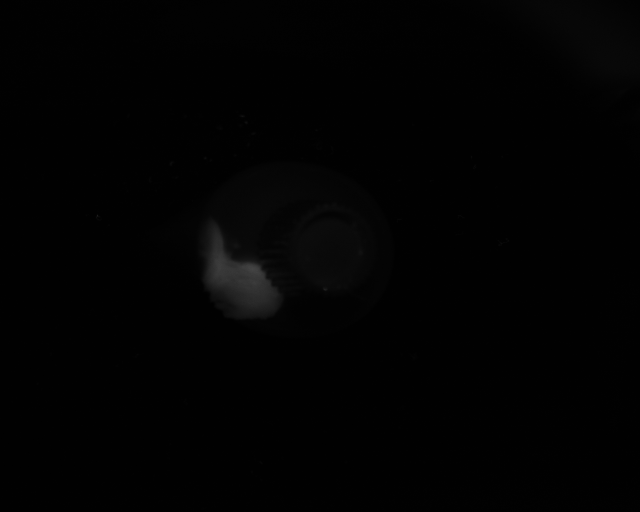
#> input picture all_pos/bjelenabjelem1.png, 1280 x 1024 px, found by its file name (shown at 1/2 size); its folder holds only this picture in this run
$ python cv_final.py
#> lines starting #> are read from the running program, lines starting #| are printed output that depends on the picture
import cv2
import numpy as np
from matplotlib import pyplot as plt
import skimage
from skimage import exposure
from os import listdir
from os.path import join

fpath = 'C:\\Users\\SARA\\Desktop\\school\\VSC_proj\\all_pos\\'
cvfiles = [join(fpath, directory) for directory in listdir(fpath)]

for path in cvfiles:
    img = cv2.imread(path, 0)
#> img is the input picture: shape (1024, 1280); min 0, max 71, mean 2.1
    gamma_corrected = exposure.adjust_gamma(img, 1.8)       #
    log_corrected = exposure.adjust_log(gamma_corrected, 2) # na riadenie kontrastu a brightness
    img = log_corrected

    ksize = 69
    median_filter = cv2.medianBlur(img, ksize)
    img = median_filter

    ret,thresh5 = cv2.threshold(img,80,255,cv2.THRESH_TOZERO_INV)
    img = thresh5


    scale_factor = 10000
    # create a mask
    mask = np.zeros(img.shape[:2], np.uint8)
    mask[200:700, 200:800] = 255
    masked_img = cv2.bitwise_and(img, img, mask=mask)

    # Calculate histogram with mask and without mask
    hist_full1 = cv2.calcHist([img], [0], None, [256], [0, 256])
#> hist_full1 = 256 values, max 1263437 at index 0, min 0 at index 1, mean 5120
    hist_mask1 = cv2.calcHist([img], [0], mask, [256], [0, 256])
#> hist_mask1 = 256 values, max 252717 at index 0, min 0 at index 1, mean 1171.9
    hist_concat = hist_full1[2:]
#> hist_concat = 254 values, max 30731 at index 0, min 0 at index 1, mean 186.2
    hist_mask_concat = hist_mask1[2:]
#> hist_mask_concat has the same summary as hist_concat

    white_vals = hist_concat[0]
#> white_vals = [30731]
    if white_vals != [0.]:
        eval = 'POSITIVE on contamination'
    else:
        eval = 'NEGATIVE on contamination'

    print (white_vals)
#| [30731.]
    print ('Evaluation of the product:', eval)

    plt.figure()
    plt.subplot(221), plt.imshow(img, 'gray')
    plt.subplot(222), plt.imshow(mask, 'gray')
    plt.subplot(223), plt.imshow(masked_img, 'gray')
    #plt.subplot(224), plt.plot(hist_full1/scale_factor, color='r'), plt.plot(hist_mask1/scale_factor, color='g')
    plt.subplot(224), plt.plot(hist_concat, color='r')#, plt.plot(hist_mask_concat, color='g')
    #plt.xlim([0, 256])
    plt.xlim([-10, 256])
    #plt.ylim([0,100])
    plt.grid()

    plt.show()
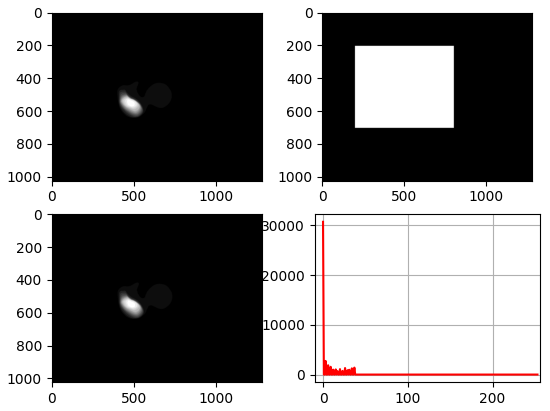
#> figure drawn by matplotlib, 4 panels; panel 4: curve peaks at x = 0, y = 30731


$ run again, on all_pos/bjelenabjelem17.png
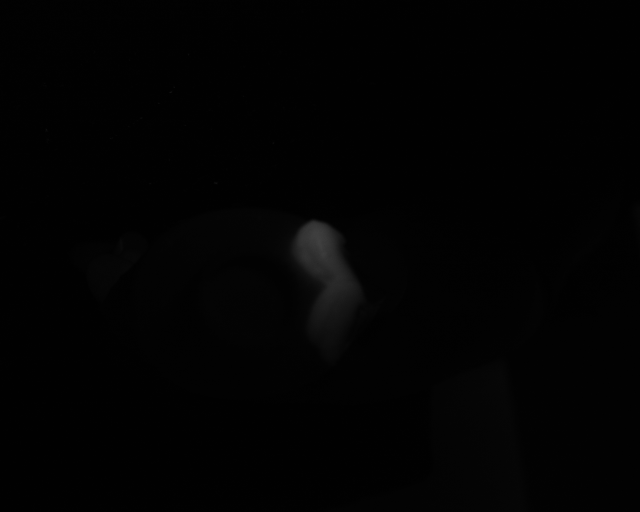
#> input picture all_pos/bjelenabjelem17.png, 1280 x 1024 px, found by its file name (shown at 1/2 size)
#> img is the input picture: shape (1024, 1280); min 0, max 65, mean 2.1
#> hist_full1 = 256 values, max 1285490 at index 0, min 0 at index 1, mean 5120
#> hist_mask1 = 256 values, max 274799 at index 0, min 0 at index 1, mean 1171.9
#> hist_concat = 254 values, max 7130 at index 0, min 0 at index 1, mean 99.33
#> hist_mask_concat = 254 values, max 7101 at index 0, min 0 at index 1, mean 99.22
#> white_vals = [7130]
#| [7130.]
#> `plt.show()`:
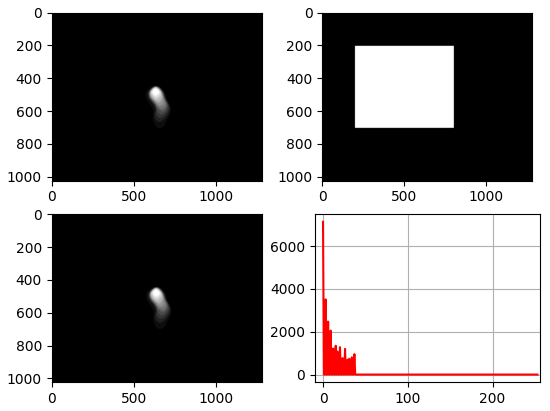
#> figure drawn by matplotlib, 4 panels; panel 4: curve peaks at x = 0, y = 7130

$ run again, on all_pos/bjelenabjelem18.png
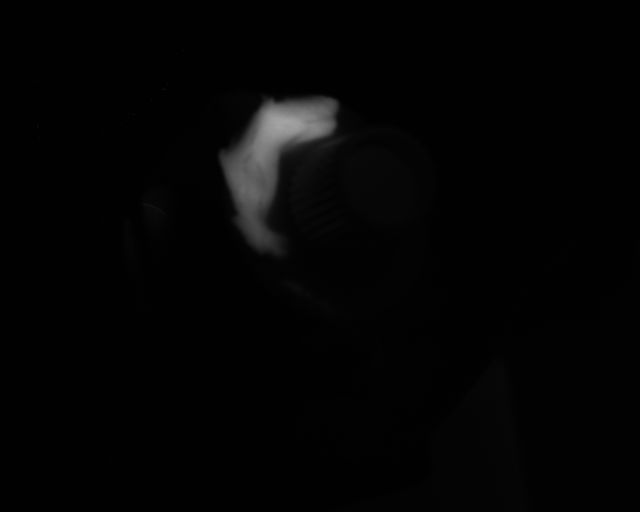
#> input picture all_pos/bjelenabjelem18.png, 1280 x 1024 px, found by its file name (shown at 1/2 size)
#> img is the input picture: shape (1024, 1280); min 0, max 170, mean 4.1
#> `gamma_corrected = exposure.adjust_gamma(img, 1.8)`:
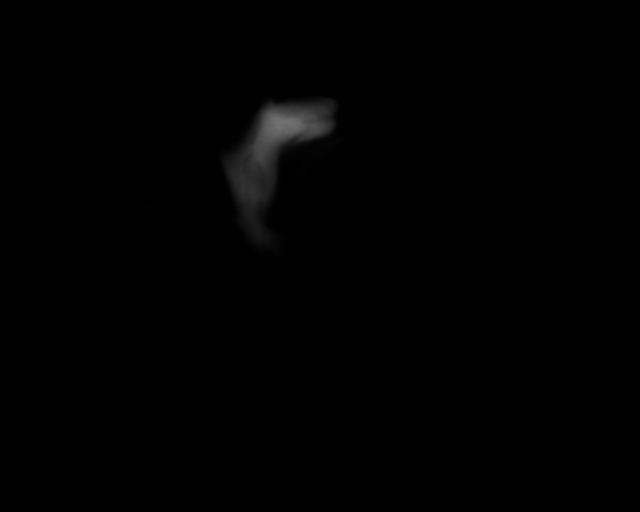
#> gamma_corrected: shape (1024, 1280) (shown at 1/2 size); min 0, max 123, mean 1.1
#> hist_full1 = 256 values, max 1275695 at index 0, min 0 at index 4, mean 5120
#> hist_mask1 = 256 values, max 266073 at index 0, min 0 at index 4, mean 1171.9
#> hist_concat = 254 values, max 12390 at index 0, min 0 at index 2, mean 137.9
#> hist_mask_concat = 254 values, max 12006 at index 0, min 0 at index 2, mean 133.6
#> white_vals = [12390]
#| [12390.]
#> `plt.show()`:
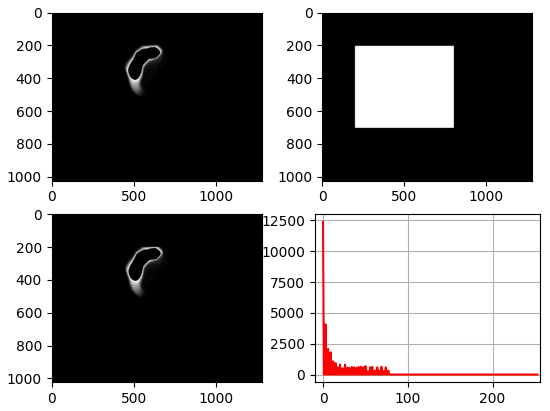
#> figure drawn by matplotlib, 4 panels; panel 4: curve peaks at x = 0, y = 12390

$ run again, on all_pos/bjelenabjelem19.png
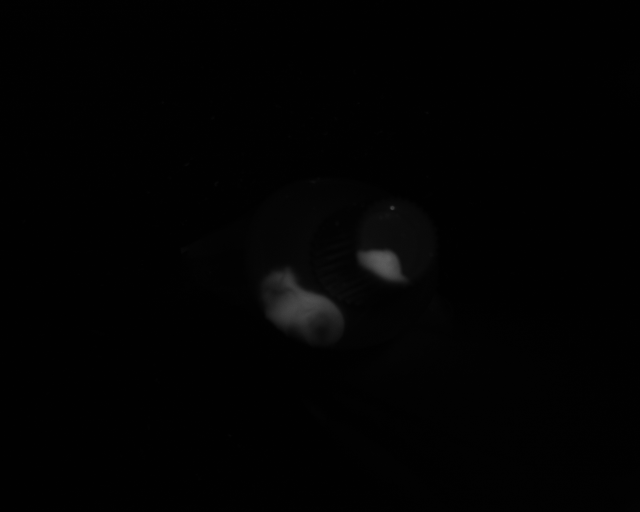
#> input picture all_pos/bjelenabjelem19.png, 1280 x 1024 px, found by its file name (shown at 1/2 size)
#> img is the input picture: shape (1024, 1280); min 0, max 95, mean 2.2
#> hist_full1 = 256 values, max 1269854 at index 0, min 0 at index 1, mean 5120
#> hist_mask1 = 256 values, max 267102 at index 0, min 0 at index 1, mean 1171.9
#> hist_concat = 254 values, max 22784 at index 0, min 0 at index 1, mean 160.9
#> hist_mask_concat = 254 values, max 14885 at index 0, min 0 at index 1, mean 129.5
#> white_vals = [22784]
#| [22784.]
#> `plt.show()`:
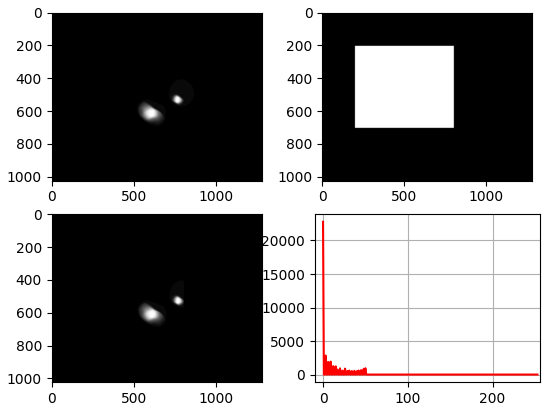
#> figure drawn by matplotlib, 4 panels; panel 4: curve peaks at x = 0, y = 22784

$ run again, on all_pos/bjelenabjelem14.png
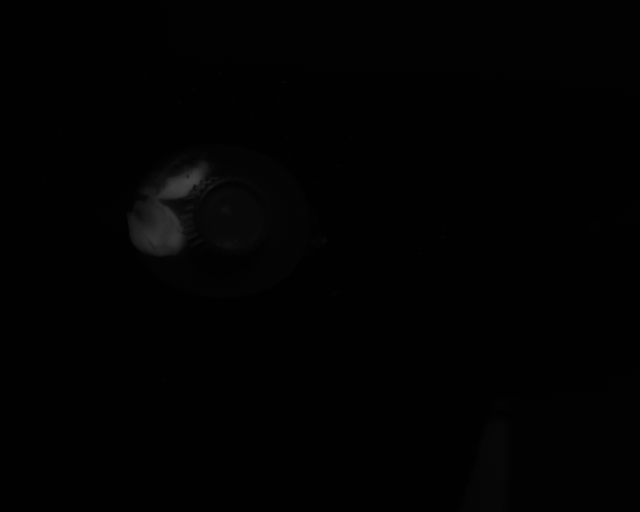
#> input picture all_pos/bjelenabjelem14.png, 1280 x 1024 px, found by its file name (shown at 1/2 size)
#> img is the input picture: shape (1024, 1280); min 0, max 70, mean 2
#> hist_full1 = 256 values, max 1277013 at index 0, min 0 at index 1, mean 5120
#> hist_mask1 = 256 values, max 266293 at index 0, min 0 at index 1, mean 1171.9
#> hist_concat = 254 values, max 17529 at index 0, min 0 at index 1, mean 132.7
#> hist_mask_concat has the same summary as hist_concat
#> white_vals = [17529]
#| [17529.]
#> `plt.show()`:
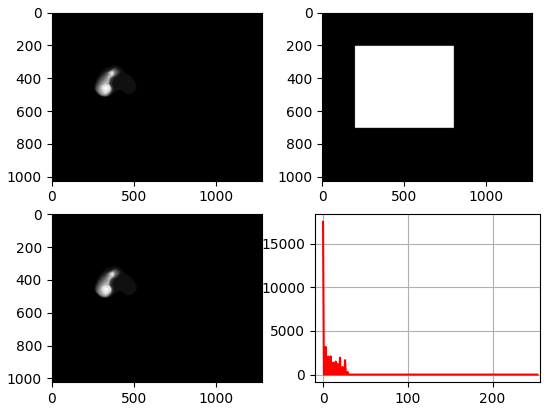
#> figure drawn by matplotlib, 4 panels; panel 4: curve peaks at x = 0, y = 17529
